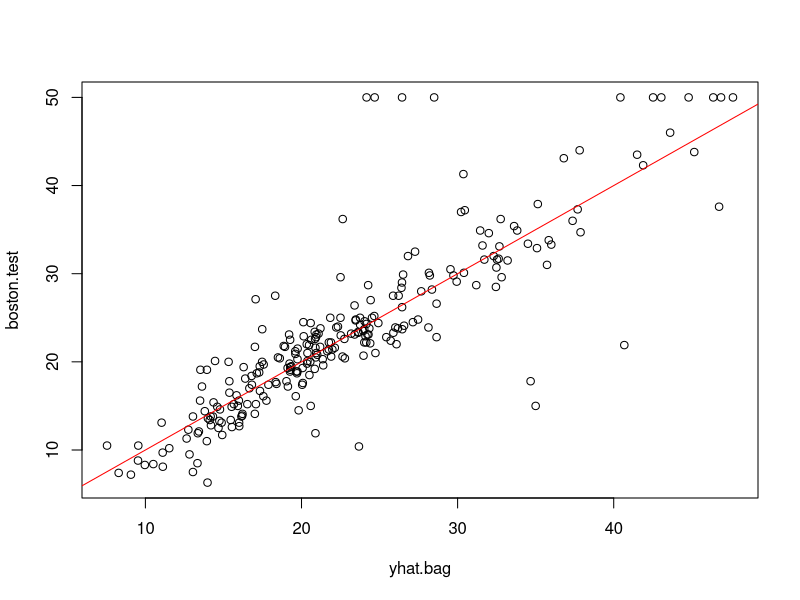

Write R code to recreate this figure.
library(randomForest)
library(MASS)
set.seed(1)
train <- sample(1:nrow(Boston), nrow(Boston)/2)
bag.boston <- randomForest(medv~.,data=Boston, subset=train, mtry=13)
bag.boston
yhat.bag <- predict(bag.boston, newdata = Boston[-train,])
boston.test<-Boston[-train,"medv"]
plot(yhat.bag, boston.test)
abline(0,1,col="red")
mean((yhat.bag-boston.test)^2)

bag.boston<-randomForest(medv~.,data=Boston,subset=train, mtry=13,ntree=25)
yhat.bag<-predict(bag.boston, newdata=Boston[-train,])
mean((yhat.bag-boston.test)^2)
set.seed(1)
rf.boston<-randomForest(medv~.,data=Boston,subset=train, mtry=6)
yhat.rf<-predict(rf.boston, newdata=Boston[-train,])
mean((yhat.rf-boston.test)^2)